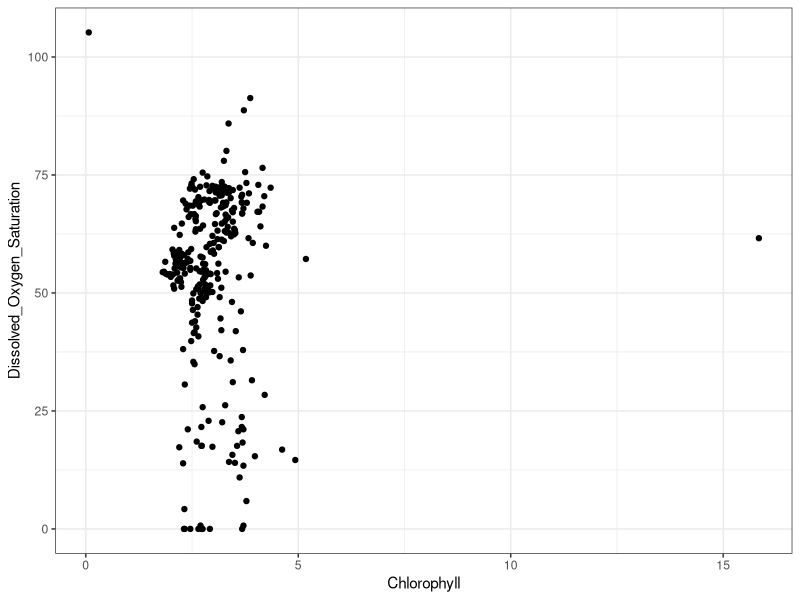
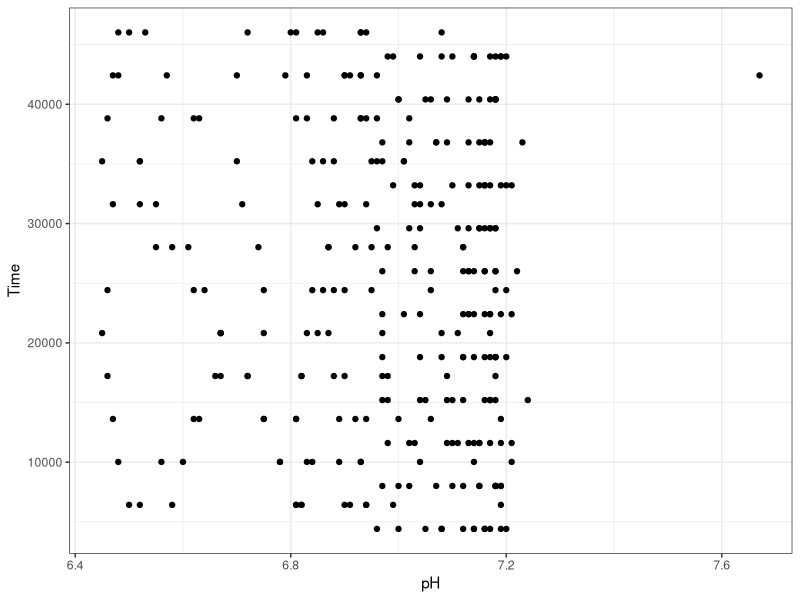

Here is the R script that generated these plots, in order: (Note: this script raises an error after producing the figures.)
## ---- chunk 1
rm (list = ls())
library(here)
library(tidyverse)
library(multcomp)
library(ggfortify)
## ---- chunk 2
WC <- read.csv(here("data", "CAPDAP_CleanLog_Final copy.csv"))
## ---- chunk 3
WC$Site_Type <- as.factor(WC$Site_Type)
WC$Date<-mdy(WC$Date)
WC$Time<-hms(WC$Time)
  
## ---- chunk 4
levels(WC$Site_Type)
## ---- chunk 5
ggplot(WC,
  aes(x=Chlorophyll, y=Dissolved_Oxygen_Saturation))+
    geom_point()+
    theme_bw()
## ---- chunk 6
WC <- WC %>%
  filter(Chlorophyll<10)
## ---- chunk 7
ggplot(WC,
  aes(x=Time, y=pH))+
    geom_point()+
    coord_flip()+
    theme_bw()
## ---- chunk 8
WC <- WC %>%
  filter(pH<7.5)
  
## ---- chunk 9
write.csv(WC,here("data", "CAPDAP_WC_4Analysis.csv"),row.names=FALSE)
WC2<-read.csv(here("data", "CAPDAP_WC_4Analysis.csv"))
## ---- chunk 10
summary(WC2)
## ---- chunk 11
ggplot(WC,
  aes(x=Time, y=Dissolved_Oxygen_Saturation))+
    geom_point()+
    theme_bw()
## ---- chunk 12
ggplot(WC,
  aes(x=pH, y=Chlorophyll))+
    geom_point()+
    theme_bw()

model_WC <- lm(Chlorophyll~ pH,data=WC)
model_WC

autoplot(model_WC)

## ---- chunk 13
summary(model_WC)
